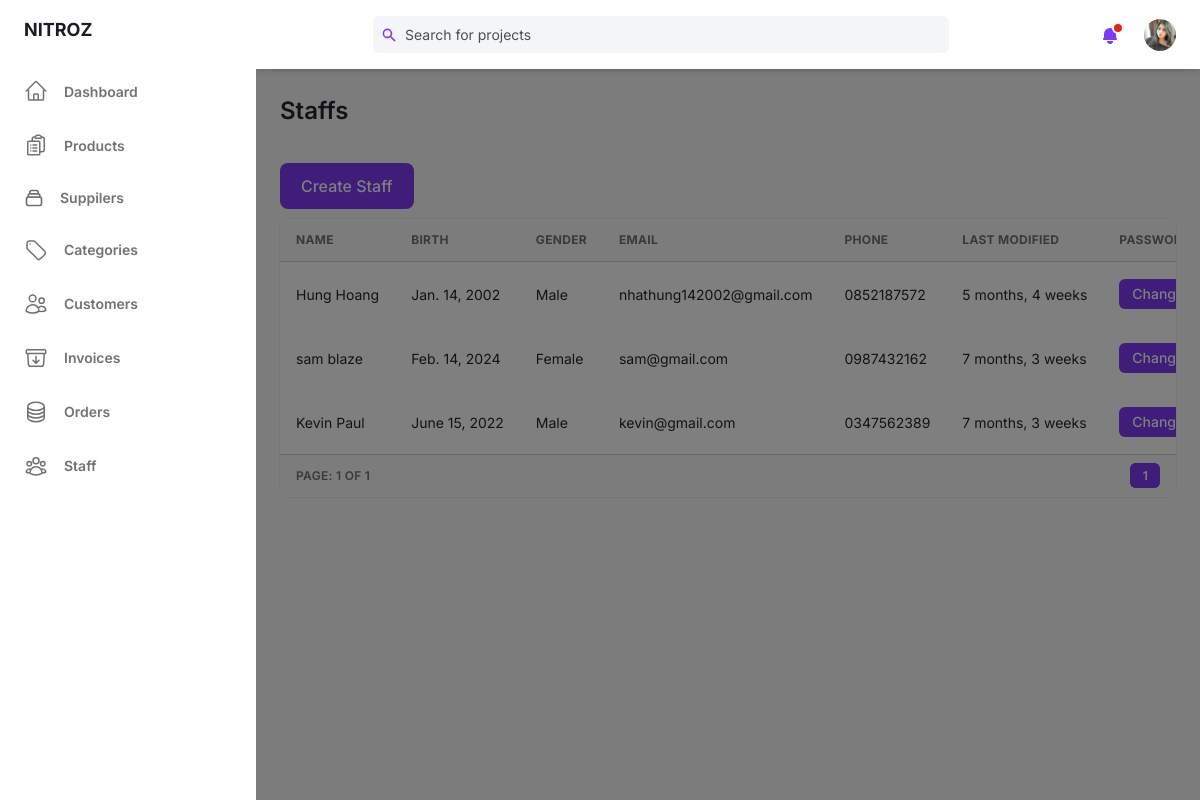
Page /super/staff/ (signed in) on the committed database.
### base/models.py (models this page shows)
class User(AbstractUser):
    birth = models.DateField(blank=True,null=True)
    gender = models.BooleanField(default=False)
    email = models.EmailField(unique=True)
    phone = models.CharField(max_length=10,blank=True,null=True)
    avatar = models.ImageField(null=True,blank=True,upload_to='users/',default= 'users/avatar.svg')
    old_cart = models.CharField(max_length=200, blank=True, null=True)
    updated = models.DateTimeField(auto_now=True)
    created = models.DateTimeField(auto_now_add=True)
    USERNAME_FIELD = 'email'
    REQUIRED_FIELDS = []
    @property
    def ImageURL(self):
        try:
            url = self.avatar.url
        except:
            url = ''
        return url
    objects = CustomUserManager()

### base/views.py (the view)
    def wrapper(request, *args, **kwargs):
        if not request.user.is_authenticated or not request.user.is_staff:
            messages.error(request,"You are not allow to do that action!")
            return redirect('admin_login')
        return view_func(request, *args, **kwargs)

### base/context_processors.py (called while the page is built)
def cart(request):
    return {'cart': Cart(request)}

### base/views.py (called while the page is built)
def staff_required(view_func):
    def wrapper(request, *args, **kwargs):
        if not request.user.is_authenticated or not request.user.is_staff:
            messages.error(request,"You are not allow to do that action!")
            return redirect('admin_login')
        return view_func(request, *args, **kwargs)
    return wrapper

### base/templates/base/admin/staff.html (shortened to what this page needs)
{% extends "admin/main.html" %}
{% block content %}
{% if request.user.is_superuser %}
<main class="h-full pb-16 overflow-y-auto">
    <div class="container grid px-6 mx-auto">
        {% if pageView == 'read' %}
        <h2 class="my-6 text-2xl font-semibold text-gray-700 dark:text-gray-200">Staffs</h2>
        {% elif pageView == 'add' %}
        <h2 class="my-6 text-2xl font-semibold text-gray-700 dark:text-gray-200">Add Staff</h2>
        {% elif pageView == 'edit' %}
        <h2 class="my-6 text-2xl font-semibold text-gray-700 dark:text-gray-200">Edit Satff</h2>
        {% endif %}
        <div style="margin: 10px 0">
            {% if pageView == 'read' %}
            <button class="px-5 py-3 font-medium leading-5 text-white transition-colors duration-150 bg-purple-600 border border-transparent rounded-lg active:bg-purple-600 hover:bg-purple-700 focus:outline-none focus:shadow-outline-purple">
              <a href="{% url "addStaff" %}">Create Staff</a>
            </button>
            {% else %}
            <button class="px-5 py-3 font-medium leading-5 text-white transition-colors duration-150 bg-purple-600 border border-transparent rounded-lg active:bg-purple-600 hover:bg-purple-700 focus:outline-none focus:shadow-outline-purple">
              <a href="{% url 'staffAdmin' %}">Back to Staffs</a>
            </button>
            {% endif %}
        </div>
      {% if pageView == 'read' %}
      <div class="w-full overflow-hidden rounded-lg shadow-xs">
        <div class="w-full overflow-x-auto">
            <table class="w-full whitespace-no-wrap">
                <thead>
                <tr class="text-xs font-semibold tracking-wide text-left text-gray-500 uppercase border-b dark:border-gray-700 bg-gray-50 dark:text-gray-400 dark:bg-gray-800">
                    <th class="px-4 py-3">Name</th>
                    <th class="px-4 py-3">Birth</th>
                    <th class="px-4 py-3">Gender</th>
                    <th class="px-4 py-3">Email</th>
                    <th class="px-4 py-3">Phone</th>
                    <th class="px-4 py-3">Last Modified</th>
                    <th class="px-4 py-3">Password</th>
                </tr>
                </thead>
                {% for user in page.object_list %}
                <tbody class="bg-white divide-y dark:divide-gray-700 dark:bg-gray-800">
                <tr class="text-gray-700 dark:text-gray-400">
                    <td class="px-4 py-3 text-sm">{{user.first_name}} {{user.last_name}}</td>
                    <td class="px-4 py-3 text-sm">{{user.birth}}</td>
                    {% if user.gender %}
                    <td class="px-4 py-3 text-sm">Male</td>
                    {% else %}
                    <td class="px-4 py-3 text-sm">Female</td>
                    {% endif %}
                    <td class="px-4 py-3 text-sm">{{user.email}}</td>
                    <td class="px-4 py-3 text-sm">{{user.phone}}</td>
                    <td class="px-4 py-3 text-sm">{{user.updated|timesince}}</td>
                    <td class="px-4 py-3 text-sm">
                        <button class="px-3 py-1 text-sm font-medium leading-5 text-white transition-colors duration-150 bg-purple-600 border border-transparent rounded-md active:bg-purple-600 hover:bg-purple-700 focus:outline-none focus:shadow-outline-purple">
                        <a href="{% url "updateStaffPassword" user.id %}" >Change</a></button>
                    </td>
                </tr>
                </tbody>
                {% endfor %}
            </table>
        </div>
        <div
          class="grid px-4 py-3 text-xs font-semibold tracking-wide text-gray-500 uppercase border-t dark:border-gray-700 bg-gray-50 sm:grid-cols-9 dark:text-gray-400 dark:bg-gray-800"
        >
          <span class="flex items-center col-span-3">Page: {{page.number}} of {{page.paginator.num_pages}}</span>
          <span class="col-span-2"></span>
          <span class="flex col-span-4 mt-2 sm:mt-auto sm:justify-end">
            <nav aria-label="Table navigation">
              <ul class="inline-flex items-center">
                {% for num_page in page.paginator.page_range %}
                    {% if num_page == 1 or num_page == page.paginator.num_pages or num_page == page.number or num_page == page.number|add:"-1" or num_page == page.number|add:"-2" or num_page == page.number|add:"1" or num_page == page.number|add:"2" %}
                        {% if page.number == num_page %}
                        <li><a class="px-3 py-1 text-white transition-colors duration-150 bg-purple-600 border border-r-0 border-purple-600 rounded-md focus:outline-none focus:shadow-outline-purple"
                        href="{% url 'staffAdmin' %}?page={{num_page}}{% if request.GET.q %}&q={{ request.GET.q }}{% endif %}">{{num_page}}</a>
                        </li>
                        {% else %}
                        <li><a class="px-3 py-1 rounded-md focus:outline-none focus:shadow-outline-purple"
                        href="{% url 'staffAdmin' %}?page={{num_page}}{% if request.GET.q %}&q={{ request.GET.q }}{% endif %}">{{num_page}}</a>
                        </li>
                        {% endif %}
                    {% elif num_page == page.paginator.num_pages|add:"-1" or num_page == 2 %}
                        <li><span class="px-3 py-1">...</span></li>
                    {% endif %}
                {% endfor %}
              </ul>
            </nav>
          </span>
        </div>
      </div>
      {% endif %}
    </div>
</main>
{% endif %}
{% endblock content %}

### templates/admin/nav.html (shortened to what this page needs)
{% load static %}
<header class="z-10 py-4 bg-white shadow-md dark:bg-gray-800">
  <div class="container flex items-center justify-between h-full px-6 mx-auto text-purple-600 dark:text-purple-300">
    <div class="flex justify-center flex-1 lg:mr-32" style="margin-right:10px;">
      <div
        class="relative w-full max-w-xl mr-6 focus-within:text-purple-500"
      >
        <div class="absolute inset-y-0 flex items-center pl-2">
          <svg
            class="w-4 h-4"
            aria-hidden="true"
            fill="currentColor"
            viewBox="0 0 20 20"
          >
            <path
              fill-rule="evenodd"
              d="M8 4a4 4 0 100 8 4 4 0 000-8zM2 8a6 6 0 1110.89 3.476l4.817 4.817a1 1 0 01-1.414 1.414l-4.816-4.816A6 6 0 012 8z"
              clip-rule="evenodd"
            ></path>
          </svg>
        </div>
        <form>
        <input
          class="w-full pl-8 pr-2 text-sm text-gray-700 placeholder-gray-600 bg-gray-100 border-0 rounded-md dark:placeholder-gray-500 dark:focus:shadow-outline-gray dark:focus:placeholder-gray-600 dark:bg-gray-700 dark:text-gray-200 focus:placeholder-gray-500 focus:bg-white focus:border-purple-300 focus:outline-none focus:shadow-outline-purple form-input"
          type="text"
          placeholder="Search for projects"
          aria-label="Search"
          name = "q"
        /></form>
      </div>
    </div>
    <ul class="flex items-center flex-shrink-0 space-x-6">
      <li class="relative">
        <button
          class="relative align-middle rounded-md focus:outline-none focus:shadow-outline-purple"
          @click="toggleNotificationsMenu"
          @keydown.escape="closeNotificationsMenu"
          aria-label="Notifications"
          aria-haspopup="true"
        >
          <svg
            class="w-5 h-5"
            aria-hidden="true"
            fill="currentColor"
            viewBox="0 0 20 20"
          >
            <path
              d="M10 2a6 6 0 00-6 6v3.586l-.707.707A1 1 0 004 14h12a1 1 0 00.707-1.707L16 11.586V8a6 6 0 00-6-6zM10 18a3 3 0 01-3-3h6a3 3 0 01-3 3z"
            ></path>
          </svg>
          <span
            aria-hidden="true"
            class="absolute top-0 right-0 inline-block w-3 h-3 transform translate-x-1 -translate-y-1 bg-red-600 border-2 border-white rounded-full dark:border-gray-800"
          ></span>
        </button>
      </li>
      <li class="relative">
        <button
          class="align-middle rounded-full focus:shadow-outline-purple focus:outline-none"
          @click="toggleProfileMenu"
          @keydown.escape="closeProfileMenu"
          aria-label="Account"
          aria-haspopup="true"
        >
          {% if request.user.is_authenticated %}
          <img
            class="object-cover w-8 h-8 rounded-full"
            src="{{request.user.ImageURL}}"
            alt=""
            aria-hidden="true"
          />
          {% endif %}
        </button>
      </li>
    </ul>
  </div>
</header>

### rows in the picture
User: user.ImageURL (picture), first_name "Hung", last_name "Hoang", birth "Jan. 14, 2002", gender "Male", email "nhathung142002@gmail.com", phone "0852187572", updated "5 months, 4 weeks"
User: first_name "sam", last_name "blaze", birth "Feb. 14, 2024", gender "Female", email "sam@gmail.com", phone "0987432162", updated "7 months, 3 weeks"
User: first_name "Kevin", last_name "Paul", birth "June 15, 2022", gender "Male", email "kevin@gmail.com", phone "0347562389", updated "7 months, 3 weeks"

### other values in the picture
{{ page.number }} "1"
{{ page.paginator.num_pages }} "1"
{{ num_page }} "1"
